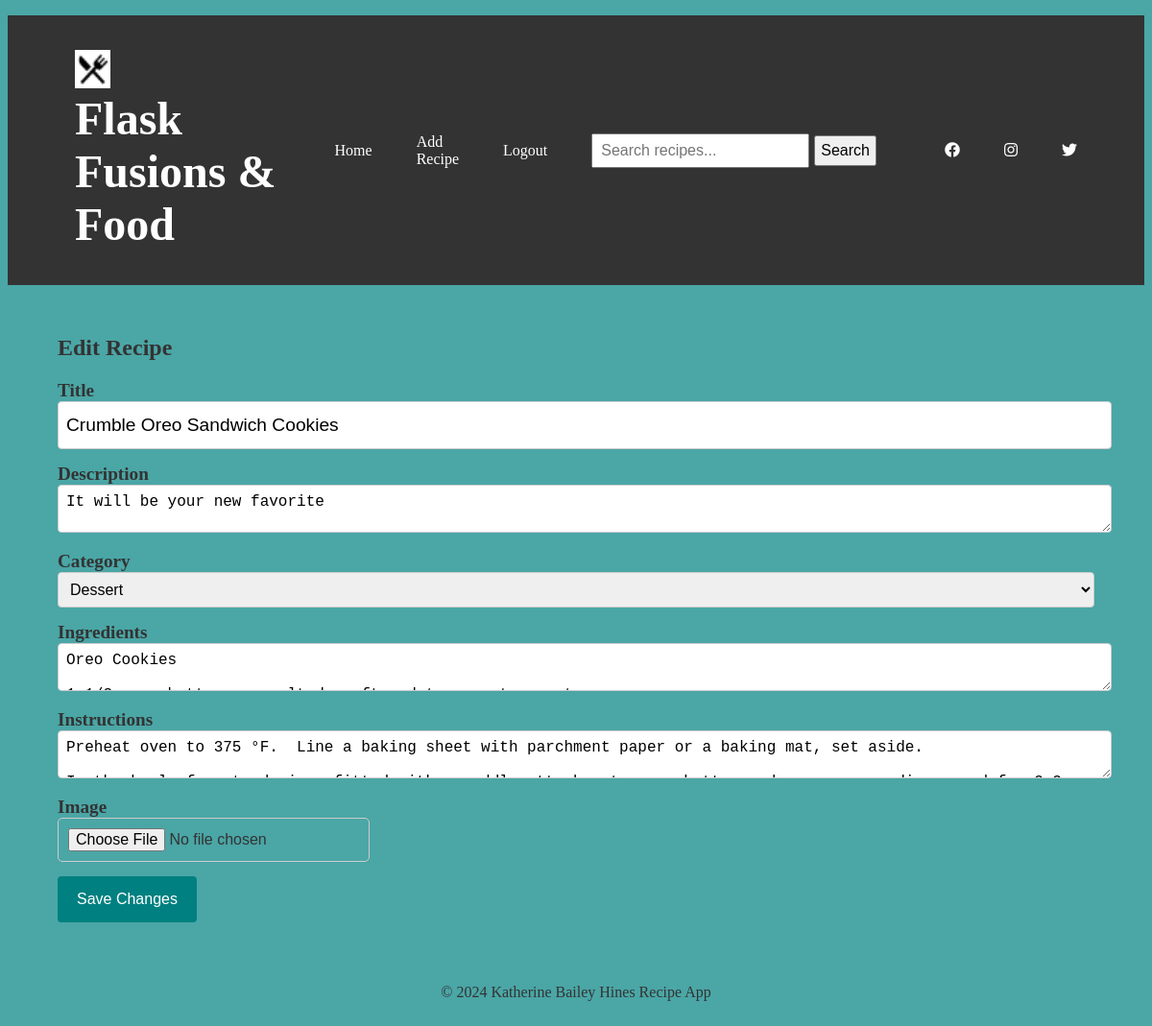
Before: /edit_recipe/11 (signed in) with the older database file.
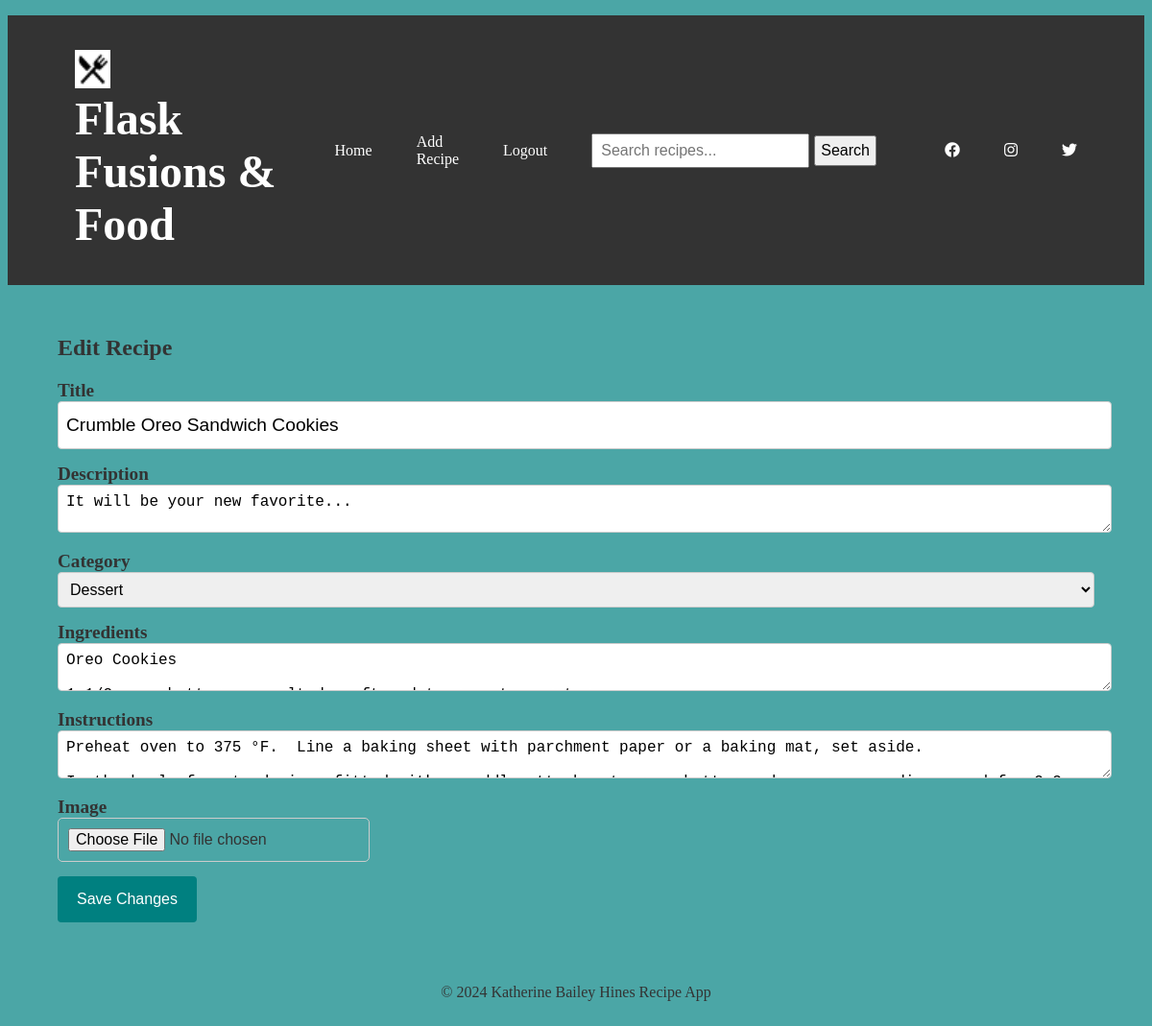
After: the same page with the newer database file.
### app.py (models this page shows)
class Recipe(db.Model):
    id = db.Column(db.Integer, primary_key=True)
    title = db.Column(db.String(100), nullable=False)
    description = db.Column(db.Text, nullable=False)
    ingredients = db.Column(db.Text, nullable=False)
    instructions = db.Column(db.Text, nullable=False)
    image = db.Column(db.String(255), nullable=True)
    likes = db.Column(db.Integer, default=0)  # New field to store the number of likes
    category = db.Column(db.String(100), nullable=True)  # Add the category column
    user_id = db.Column(db.Integer, db.ForeignKey('user.id'), nullable=False)
    user = db.relationship('User', backref='recipes', lazy=True)

### app.py (the view, shortened to what this page needs)
@app.route('/edit_recipe/<int:recipe_id>', methods=['GET', 'POST'])
@login_required
def edit_recipe(recipe_id):
    recipe = Recipe.query.get_or_404(recipe_id)
    if recipe.user != current_user:
        flash('You are not authorized to edit this recipe.', 'error')
        return redirect(url_for('index'))  # Redirect the user back to the home page
    form = RecipeForm(obj=recipe)
    return render_template('edit_recipe.html', form=form)

### form.py (shortened to what this page needs)
class RecipeForm(FlaskForm):
    title = StringField('Title', validators=[DataRequired()])
    description = TextAreaField('Description', validators=[DataRequired()])
    category = SelectField('Category', choices=[('main_dish', 'Main Dish'), ('vegetables', 'Vegetables'), ('cocktail', 'Cocktail'), ('dessert', 'Dessert')], validators=[DataRequired()])
    ingredients = TextAreaField('Ingredients', validators=[DataRequired()], render_kw={"class": "custom-textarea"})
    instructions = TextAreaField('Instructions', validators=[DataRequired()])
    image = FileField('Image', validators=[FileAllowed(['jpg', 'jpeg', 'png', 'gif'], 'Images only!')])
    keep_image = BooleanField('Keep Existing Image')
    submit = SubmitField('Save Changes')

### app.py (called while the page is built)
@login_manager.user_loader
def load_user(user_id):
    return User.query.get(int(user_id))

### templates/edit_recipe.html (shortened to what this page needs)
{% extends 'base.html' %}
{% block content %}
    <h2>Edit Recipe</h2>
    <form method="POST" enctype="multipart/form-data">
        <div class="form-group">
            {{ form.title.label }} {{ form.title(class="form-control") }}
        </div>
        <div class="form-group">
            {{ form.description.label }} {{ form.description(class="form-control") }}
        </div>
        <div class="form-group">
            {{ form.category.label }} {{ form.category(class="form-control") }}
        </div>
        <div class="form-group">
            {{ form.ingredients.label }} {{ form.ingredients(class="form-control") }}
        </div>
        <div class="form-group">
            {{ form.instructions.label }} {{ form.instructions(class="form-control") }}
        </div>
        <div class="form-group">
            {{ form.image.label }} {{ form.image(class="form-control-file") }}
        </div>
        <button type="submit" class="btn btn-primary">Save Changes</button>
    </form>
{% endblock %}

Changed rows visible on the page:
changed Recipe "Crumble Oreo Sandwich Cookies": description "It will be your new favorite" → "It will be your new favorite..."
